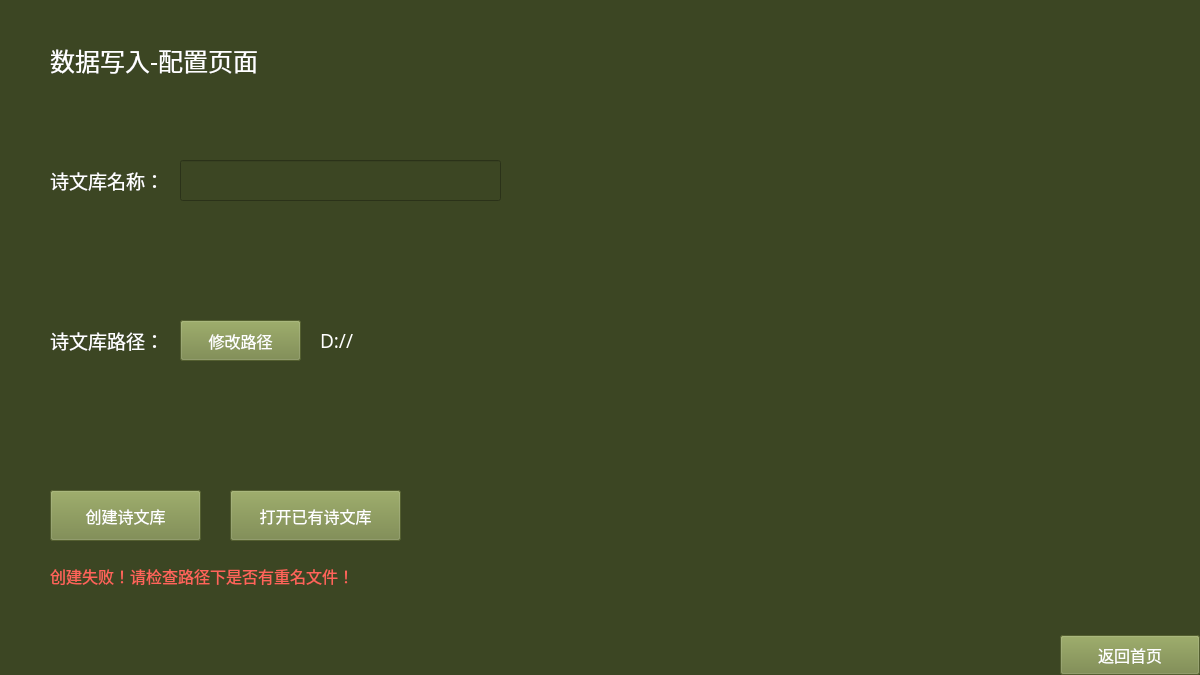
<?xml version="1.0" encoding="UTF-8"?>
<ui version="4.0">
 <class>DataInputMenu</class>
 <widget class="QFrame" name="DataInputMenu">
  <property name="geometry">
   <rect>
    <x>0</x>
    <y>0</y>
    <width>1200</width>
    <height>675</height>
   </rect>
  </property>
  <property name="windowTitle">
   <string>Frame</string>
  </property>
  <property name="styleSheet">
   <string notr="true">background-color: rgb(60, 70, 35);</string>
  </property>
  <widget class="QPushButton" name="pushButtonExit">
   <property name="geometry">
    <rect>
     <x>1060</x>
     <y>635</y>
     <width>140</width>
     <height>40</height>
    </rect>
   </property>
   <property name="font">
    <font>
     <family>等线</family>
     <pointsize>12</pointsize>
    </font>
   </property>
   <property name="styleSheet">
    <string notr="true">background-color: rgb(117, 133, 67);
color: rgb(255, 255, 255);</string>
   </property>
   <property name="text">
    <string>返回首页</string>
   </property>
  </widget>
  <widget class="QPushButton" name="pushButtonCreate">
   <property name="geometry">
    <rect>
     <x>50</x>
     <y>490</y>
     <width>151</width>
     <height>51</height>
    </rect>
   </property>
   <property name="font">
    <font>
     <family>等线</family>
     <pointsize>12</pointsize>
    </font>
   </property>
   <property name="styleSheet">
    <string notr="true">background-color: rgb(117, 133, 67);
color: rgb(255, 255, 255);</string>
   </property>
   <property name="text">
    <string>创建诗文库</string>
   </property>
  </widget>
  <widget class="QLabel" name="labelName">
   <property name="geometry">
    <rect>
     <x>50</x>
     <y>160</y>
     <width>121</width>
     <height>41</height>
    </rect>
   </property>
   <property name="font">
    <font>
     <family>等线</family>
     <pointsize>14</pointsize>
    </font>
   </property>
   <property name="styleSheet">
    <string notr="true">color: rgb(255, 255, 255);</string>
   </property>
   <property name="text">
    <string>诗文库名称：</string>
   </property>
  </widget>
  <widget class="QPushButton" name="pushButtonPath">
   <property name="geometry">
    <rect>
     <x>180</x>
     <y>320</y>
     <width>121</width>
     <height>41</height>
    </rect>
   </property>
   <property name="font">
    <font>
     <family>等线</family>
     <pointsize>12</pointsize>
    </font>
   </property>
   <property name="styleSheet">
    <string notr="true">background-color: rgb(117, 133, 67);
color: rgb(255, 255, 255);</string>
   </property>
   <property name="text">
    <string>修改路径</string>
   </property>
  </widget>
  <widget class="QLabel" name="labelTitle">
   <property name="geometry">
    <rect>
     <x>50</x>
     <y>30</y>
     <width>471</width>
     <height>61</height>
    </rect>
   </property>
   <property name="font">
    <font>
     <family>等线</family>
     <pointsize>19</pointsize>
    </font>
   </property>
   <property name="styleSheet">
    <string notr="true">color: rgb(255, 255, 255);</string>
   </property>
   <property name="text">
    <string>数据写入-配置页面</string>
   </property>
  </widget>
  <widget class="QLabel" name="labelPath">
   <property name="geometry">
    <rect>
     <x>50</x>
     <y>320</y>
     <width>121</width>
     <height>41</height>
    </rect>
   </property>
   <property name="font">
    <font>
     <family>等线</family>
     <pointsize>14</pointsize>
    </font>
   </property>
   <property name="styleSheet">
    <string notr="true">color: rgb(255, 255, 255);</string>
   </property>
   <property name="text">
    <string>诗文库路径：</string>
   </property>
  </widget>
  <widget class="QLabel" name="labelPathSet">
   <property name="geometry">
    <rect>
     <x>320</x>
     <y>320</y>
     <width>551</width>
     <height>41</height>
    </rect>
   </property>
   <property name="font">
    <font>
     <family>等线</family>
     <pointsize>14</pointsize>
    </font>
   </property>
   <property name="styleSheet">
    <string notr="true">color: rgb(255, 255, 255);</string>
   </property>
   <property name="text">
    <string>D://</string>
   </property>
  </widget>
  <widget class="QLineEdit" name="lineEditName">
   <property name="geometry">
    <rect>
     <x>180</x>
     <y>160</y>
     <width>321</width>
     <height>41</height>
    </rect>
   </property>
   <property name="font">
    <font>
     <family>等线</family>
     <pointsize>12</pointsize>
    </font>
   </property>
   <property name="styleSheet">
    <string notr="true">color: rgb(255, 255, 255);</string>
   </property>
  </widget>
  <widget class="QLabel" name="labelFailed">
   <property name="geometry">
    <rect>
     <x>50</x>
     <y>560</y>
     <width>441</width>
     <height>31</height>
    </rect>
   </property>
   <property name="font">
    <font>
     <family>等线</family>
     <pointsize>12</pointsize>
    </font>
   </property>
   <property name="styleSheet">
    <string notr="true">color: rgb(255, 100, 90);</string>
   </property>
   <property name="text">
    <string>创建失败！请检查路径下是否有重名文件！</string>
   </property>
  </widget>
  <widget class="QPushButton" name="pushButtonOpen">
   <property name="geometry">
    <rect>
     <x>230</x>
     <y>490</y>
     <width>171</width>
     <height>51</height>
    </rect>
   </property>
   <property name="font">
    <font>
     <family>等线</family>
     <pointsize>12</pointsize>
    </font>
   </property>
   <property name="focusPolicy">
    <enum>Qt::NoFocus</enum>
   </property>
   <property name="styleSheet">
    <string notr="true">background-color: rgb(117, 133, 67);
color: rgb(255, 255, 255);</string>
   </property>
   <property name="text">
    <string>打开已有诗文库</string>
   </property>
  </widget>
 </widget>
 <resources/>
 <connections/>
</ui>
